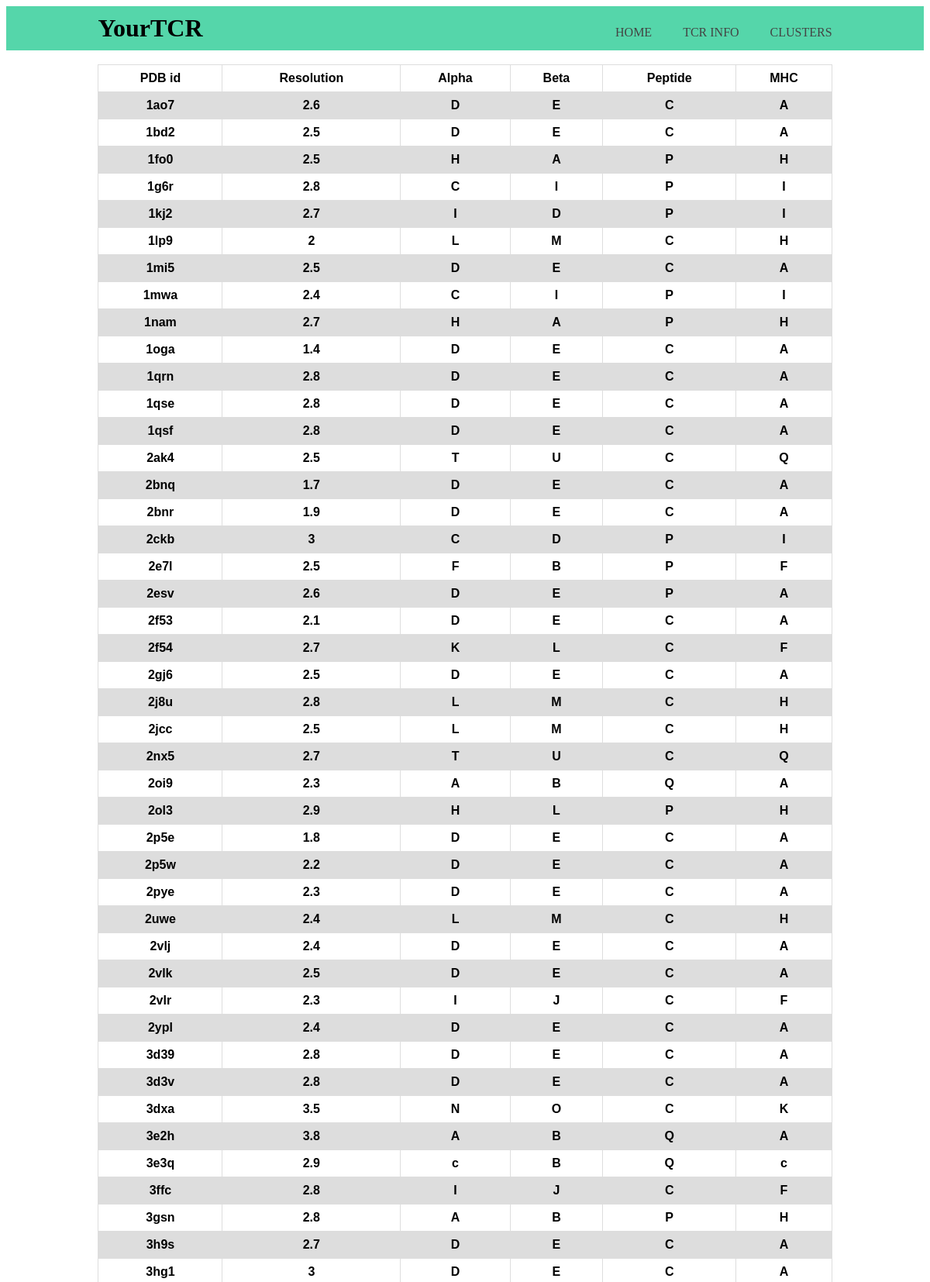
/public_html/cluster.php (upper part), run on the app's committed database.
### tables this page shows
CREATE TABLE rawPDB (
	pdbID_raw VARCHAR(4) NOT NULL PRIMARY KEY,
	resolution FLOAT NOT NULL,
	tcr_alpha CHAR(1),
	tcr_beta CHAR(1),
	peptide CHAR(1),
	mhc CHAR(1)
);

### public_html/cluster.php (the view, shortened to what this page needs)
<!DOCTYPE html>
<html lang="en">
	<head>
	</head>
	<body>
		<?php
		$server="localhost";
		$username="aseamann";
		$database="aseamann";
		$connect = mysqli_connect($server,$username,"",$database);
		if($connect->connect_error){
			echo "Something has gone terribly wrong";
			echo "Connection error:" .$connect->connect_error;
		}else{
			echo "<header>";
				echo "<div class='container'>";
				echo "<h1 alt='logo' class='logo'>YourTCR</h1>";
				echo "<nav>";
					echo "<ul>";
						echo "<li><a href='home.php'>Home</a></li>";
						echo "<li><a href='tcrinfo.php'>TCR Info</a></li>";
						echo "<li><a>Clusters</a></li>";
					echo "</ul>";
				echo "</nav>";
			echo "</header>";
			$query = "SELECT pdbID_raw, resolution, tcr_alpha, tcr_beta, peptide, mhc FROM rawPDB";
			$result = mysqli_query($connect, $query);
			echo "<br>";
			echo "<table>";
				echo "<tr>";
					echo "<th>PDB id</th>";
					echo "<th>Resolution</th>";
					echo "<th>Alpha</th>";
					echo "<th>Beta</th>";
					echo "<th>Peptide</th>";
					echo "<th>MHC</th>";
			while($row =mysqli_fetch_row($result)) {
				echo "<tr>";
					echo "<th>".$row[0]."</th>";
					echo "<th>".$row[1]."</th>";
					echo "<th>".$row[2]."</th>";
					echo "<th>".$row[3]."</th>";
					echo "<th>".$row[4]."</th>";
					echo "<th>".$row[5]."</th>";
				echo "</tr>";
			}
			echo "</table>";
		}
		?>
	</body>
</html>

### public_html/cluster.php (style rules this page uses)
table { font-family: arial, sans-serif; border-collapse: collapse; width: 80%; margin: 0 auto; }
td, th { border: 1px solid #dddddd; text-align: middle; padding: 8px; }
tr:nth-child(even) { background-color: #dddddd; }
.container { width: 80%; margin: 0 auto; }
header { background: #55d6aa; }
header::after { content: ''; display: table; clear: both; }
.logo { float: left; margin: 0; padding: 10px 0; }
nav { float: right; }
nav ul { margin: 0; padding: 0; list-style: none; }
nav li { display: inline-block; margin-left: 40px; padding-top: 25px; position: relative; }
nav a { color: #444; text-decoration: none; text-transform: uppercase; }
nav a::before { content: ''; display: block; height: 5px; width: 100%; background-color: #444; position: absolute; top: 0; width: 0%; }

### data on the page
rawpdb: pdbID_raw "1ao7", resolution "2.6", tcr_alpha "D", tcr_beta "E", peptide "C", mhc "A"
rawpdb: pdbID_raw "1bd2", resolution "2.5", tcr_alpha "D", tcr_beta "E", peptide "C", mhc "A"
rawpdb: pdbID_raw "1fo0", resolution "2.5", tcr_alpha "H", tcr_beta "A", peptide "P", mhc "H"
rawpdb: pdbID_raw "1g6r", resolution "2.8", tcr_alpha "C", tcr_beta "I", peptide "P", mhc "I"
rawpdb: pdbID_raw "1kj2", resolution "2.7", tcr_alpha "I", tcr_beta "D", peptide "P", mhc "I"
rawpdb: pdbID_raw "1lp9", resolution "2", tcr_alpha "L", tcr_beta "M", peptide "C", mhc "H"
rawpdb: pdbID_raw "1mi5", resolution "2.5", tcr_alpha "D", tcr_beta "E", peptide "C", mhc "A"
rawpdb: pdbID_raw "1mwa", resolution "2.4", tcr_alpha "C", tcr_beta "I", peptide "P", mhc "I"
rawpdb: pdbID_raw "1nam", resolution "2.7", tcr_alpha "H", tcr_beta "A", peptide "P", mhc "H"
rawpdb: pdbID_raw "1oga", resolution "1.4", tcr_alpha "D", tcr_beta "E", peptide "C", mhc "A"
rawpdb: pdbID_raw "1qrn", resolution "2.8", tcr_alpha "D", tcr_beta "E", peptide "C", mhc "A"
rawpdb: pdbID_raw "1qse", resolution "2.8", tcr_alpha "D", tcr_beta "E", peptide "C", mhc "A"
rawpdb: pdbID_raw "1qsf", resolution "2.8", tcr_alpha "D", tcr_beta "E", peptide "C", mhc "A"
rawpdb: pdbID_raw "2ak4", resolution "2.5", tcr_alpha "T", tcr_beta "U", peptide "C", mhc "Q"
rawpdb: pdbID_raw "2bnq", resolution "1.7", tcr_alpha "D", tcr_beta "E", peptide "C", mhc "A"
rawpdb: pdbID_raw "2bnr", resolution "1.9", tcr_alpha "D", tcr_beta "E", peptide "C", mhc "A"
rawpdb: pdbID_raw "2ckb", resolution "3", tcr_alpha "C", tcr_beta "D", peptide "P", mhc "I"
rawpdb: pdbID_raw "2e7l", resolution "2.5", tcr_alpha "F", tcr_beta "B", peptide "P", mhc "F"
rawpdb: pdbID_raw "2esv", resolution "2.6", tcr_alpha "D", tcr_beta "E", peptide "P", mhc "A"
rawpdb: pdbID_raw "2f53", resolution "2.1", tcr_alpha "D", tcr_beta "E", peptide "C", mhc "A"
rawpdb: pdbID_raw "2f54", resolution "2.7", tcr_alpha "K", tcr_beta "L", peptide "C", mhc "F"
rawpdb: pdbID_raw "2gj6", resolution "2.5", tcr_alpha "D", tcr_beta "E", peptide "C", mhc "A"
rawpdb: pdbID_raw "2j8u", resolution "2.8", tcr_alpha "L", tcr_beta "M", peptide "C", mhc "H"
rawpdb: pdbID_raw "2jcc", resolution "2.5", tcr_alpha "L", tcr_beta "M", peptide "C", mhc "H"
rawpdb: pdbID_raw "2nx5", resolution "2.7", tcr_alpha "T", tcr_beta "U", peptide "C", mhc "Q"
rawpdb: pdbID_raw "2oi9", resolution "2.3", tcr_alpha "A", tcr_beta "B", peptide "Q", mhc "A"
rawpdb: pdbID_raw "2ol3", resolution "2.9", tcr_alpha "H", tcr_beta "L", peptide "P", mhc "H"
rawpdb: pdbID_raw "2p5e", resolution "1.8", tcr_alpha "D", tcr_beta "E", peptide "C", mhc "A"
rawpdb: pdbID_raw "2p5w", resolution "2.2", tcr_alpha "D", tcr_beta "E", peptide "C", mhc "A"
rawpdb: pdbID_raw "2pye", resolution "2.3", tcr_alpha "D", tcr_beta "E", peptide "C", mhc "A"
rawpdb: pdbID_raw "2uwe", resolution "2.4", tcr_alpha "L", tcr_beta "M", peptide "C", mhc "H"
rawpdb: pdbID_raw "2vlj", resolution "2.4", tcr_alpha "D", tcr_beta "E", peptide "C", mhc "A"
rawpdb: pdbID_raw "2vlk", resolution "2.5", tcr_alpha "D", tcr_beta "E", peptide "C", mhc "A"
rawpdb: pdbID_raw "2vlr", resolution "2.3", tcr_alpha "I", tcr_beta "J", peptide "C", mhc "F"
rawpdb: pdbID_raw "2ypl", resolution "2.4", tcr_alpha "D", tcr_beta "E", peptide "C", mhc "A"
rawpdb: pdbID_raw "3d39", resolution "2.8", tcr_alpha "D", tcr_beta "E", peptide "C", mhc "A"
rawpdb: pdbID_raw "3d3v", resolution "2.8", tcr_alpha "D", tcr_beta "E", peptide "C", mhc "A"
rawpdb: pdbID_raw "3dxa", resolution "3.5", tcr_alpha "N", tcr_beta "O", peptide "C", mhc "K"
rawpdb: pdbID_raw "3e2h", resolution "3.8", tcr_alpha "A", tcr_beta "B", peptide "Q", mhc "A"
rawpdb: pdbID_raw "3e3q", resolution "2.9", tcr_alpha "c", tcr_beta "B", peptide "Q", mhc "c"
rawpdb: pdbID_raw "3ffc", resolution "2.8", tcr_alpha "I", tcr_beta "J", peptide "C", mhc "F"
rawpdb: pdbID_raw "3gsn", resolution "2.8", tcr_alpha "A", tcr_beta "B", peptide "P", mhc "H"
rawpdb: pdbID_raw "3h9s", resolution "2.7", tcr_alpha "D", tcr_beta "E", peptide "C", mhc "A"
rawpdb: pdbID_raw "3hg1", resolution "3", tcr_alpha "D", tcr_beta "E", peptide "C", mhc "A"
